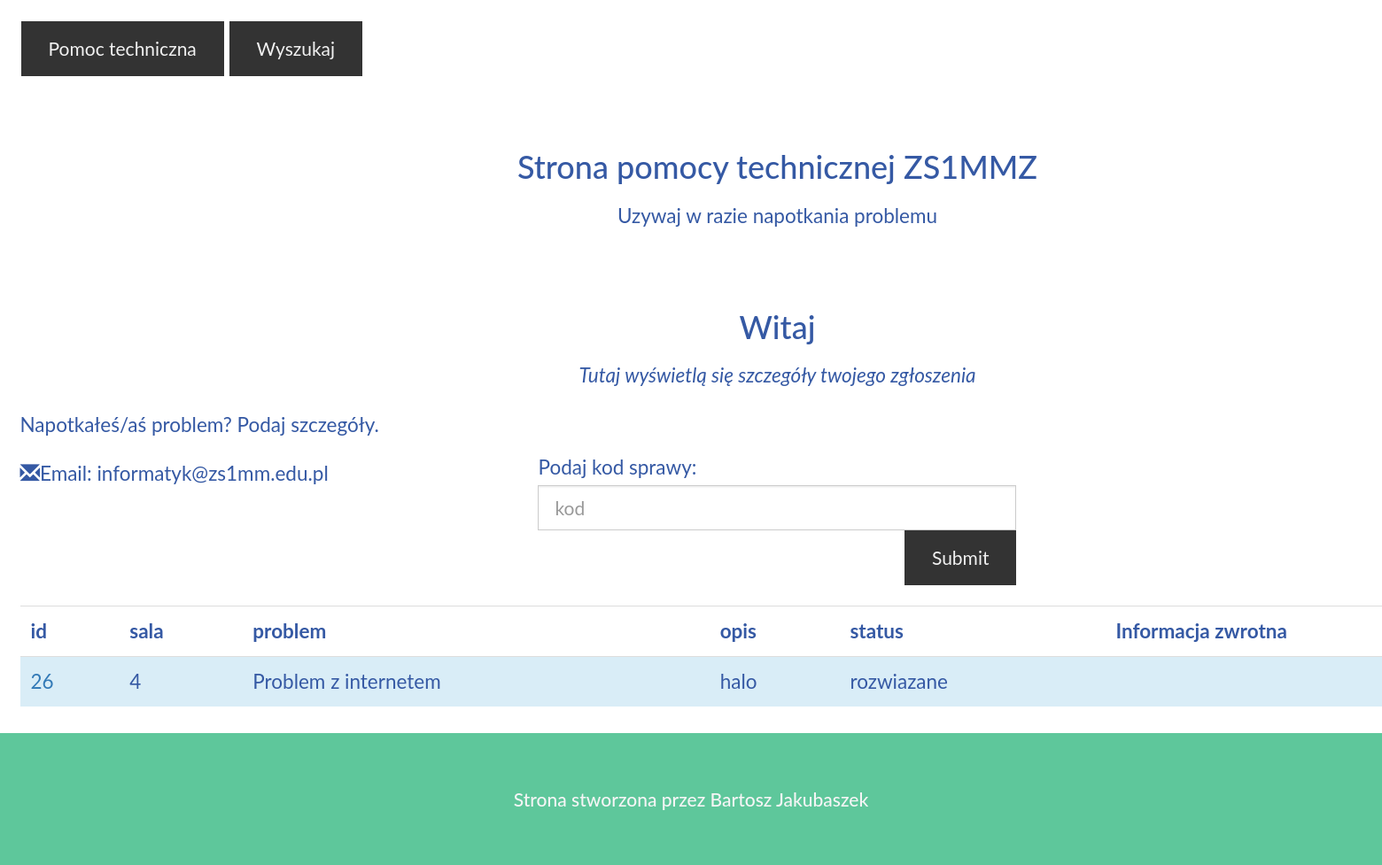
The page /zgloszenie2.php?kod=26 on the database its author committed.
### tables this page shows
CREATE TABLE `problem` (
  `id` int(11) NOT NULL,
  `problem` varchar(30) NOT NULL
);

CREATE TABLE `zgloszenia` (
  `id` int(11) NOT NULL,
  `sala` int(20) NOT NULL,
  `problem` int(20) NOT NULL,
  `email` varchar(40) NOT NULL,
  `opis` text NOT NULL,
  `rozwiazane` varchar(10) NOT NULL,
  `zwrot` text NOT NULL
);

CREATE TABLE `sala` (
  `id` int(11) NOT NULL,
  `sala` varchar(40) NOT NULL
);

### zgloszenie2.php (the view, shortened to what this page needs)
<!DOCTYPE html>
<html lang="en">
<head>
  <link rel="stylesheet" href="https://maxcdn.bootstrapcdn.com/bootstrap/3.4.1/css/bootstrap.min.css">
  <link rel="stylesheet" href="styles.css">
</head>
<body>
<?php
include('menu.php')
?>
<div class="container text-center">
  <h3>Strona pomocy technicznej ZS1MMZ</h3>
  <p>Uzywaj w razie napotkania problemu</p>
  <br>
</div>
<div class="container">
  <h3 class="text-center">Witaj</h3>
  <p class="text-center"><em>Tutaj wyświetlą się szczegóły twojego zgłoszenia</em></p>
  <div class="row test">
    <div class="col-md-4">
      <p>Napotkałeś/aś problem? Podaj szczegóły.</p>
      <p><span class="glyphicon glyphicon-envelope"></span>Email: informatyk@zs1mm.edu.pl</p>
    </div>
    <div class="col-md-8">
      <div class="row">
        <div class="col-sm-6 form-group">
        </div>
        <div class="col-sm-6 form-group">
        </div>
        <div class="col-sm-6 form-group">
    </div>
      </div>
      <div class="row">
        <div class="col-md-6 form-group">
        <form action="zgloszenie3.php" method="POST">
        Podaj kod sprawy:<input class="form-control" id="kod" name="kod" placeholder="kod" type="text" >
        <input type="submit" class="btn btn-dark pull-right">
        </div>
      </div>
    </div>
  </div>
  <?php
$servername = "localhost";
$username = "root";
$password = "";
$dbname = "pomoc_techniczna";
$kod = $_GET["kod"];
$conn = mysqli_connect($servername, $username, $password,$dbname);
$sql = "select zgloszenia.zwrot,zgloszenia.opis,zgloszenia.id,zgloszenia.rozwiazane,problem.problem,sala.sala from problem INNER JOIN zgloszenia ON zgloszenia.problem=problem.id INNER JOIN sala ON zgloszenia.sala=sala.id WHERE  zgloszenia.id = $kod";
$result = mysqli_query($conn,$sql);
echo "<table class='table table-sm  '>
<tr>
<th >id</th>
<th >sala</th>
<th >problem</th>
<th >opis</th>
<th >status</th>
<th >Informacja zwrotna</th>
</tr>";
while($row = mysqli_fetch_array($result))
{
   if ($row['rozwiazane']=='przyjeto'){
    echo "<tr class='active'>";
  }
  else if ($row['rozwiazane']=='rozwiazane'){
    echo "<tr class='info'>";
  }
echo "<td><a href='wyloguj.php'>" . $row['id'] . "</a></td>";
echo "<td>" . $row['sala'] . "</td>";
echo "<td>" . $row['problem'] . "</td>";
echo "<td>" . $row['opis'] . "</td>";
echo "<td>" . $row['rozwiazane'] . "</td>";
echo "<td>" . $row['zwrot'] . "</td>";
echo "</tr>";
}
echo "</table>";
?>
</div>
<footer class="text-center">
 <h5>
  <p>Strona stworzona przez <a href="http://zs1mm.edu.pl/#/" data-toggle="tooltip" title="Odwiedź stronę szkoły">Bartosz Jakubaszek</a></p>
</h5></footer>
</body>
</html>

### styles.css (style rules this page uses)
body { font: 400 15px/1.8 Lato, sans-serif; color: #3559a4; zoom: 150%; }
.btn { padding: 10px 20px; background-color: #333; color: #f1f1f1; border-radius: 0; transition: .2s; }
footer { position: static; bottom:0; width: 100%; background-color: #2d2d30; color: #f5f5f5; padding: 32px; background-color: #5ec79b; }
footer a { color: #f5f5f5; }
.form-control { border-radius: 0; }

### zgloszenie2.php (style rules this page uses)
footer { background-color: #5ec79b; color: #f5f5f5; }
footer a { color: #f5f5f5; }

### rows shown on the page
problem: zgloszenia.id "26", sala.sala "4", problem "Problem z internetem", zgloszenia.opis "halo", zgloszenia.rozwiazane "rozwiazane"
